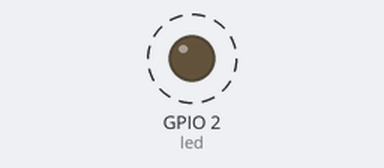
Bench run of a sketch on a simulated ESP32. On the bench: output pins drawn as LEDs (lit = HIGH). Dashed ring = blinking.

Above: at 0.5 s.
Timing chart, 0 to 4.6 s (numbered marks = the images above):
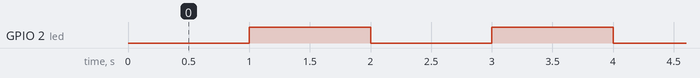

The sketch:

enciende_un_led_del_esp32.ino
```cpp
unsigned long tiempoAnterior = 0;
const long intervalo = 1000;  // 1 segundo
int led = 2;

void setup() {
  pinMode(led,OUTPUT);

}

void loop() {
  unsigned long tiempoActual = millis();

  if (tiempoActual - tiempoAnterior >= intervalo) {
    tiempoAnterior = tiempoActual;  // Actualiza el tiempo

  digitalWrite(led,!digitalRead(led)); // Cambia el estado del Led

}
}
```

Measured:
- by itself, GPIO 2 (led): alternates HIGH for 1.0 s and LOW for 1.0 s
